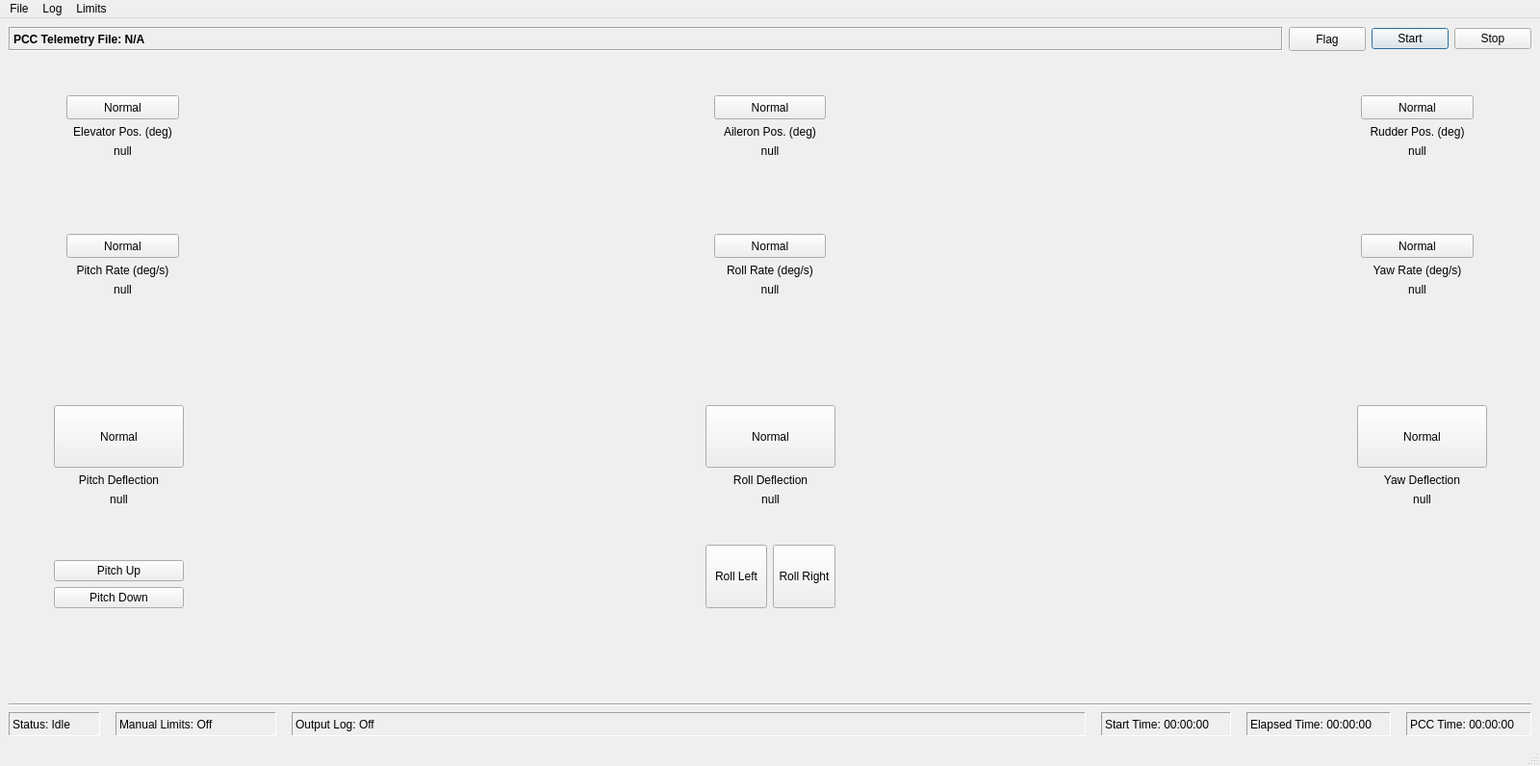
<?xml version="1.0" encoding="UTF-8"?>
<ui version="4.0">
 <class>MainWindow</class>
 <widget class="QMainWindow" name="MainWindow">
  <property name="geometry">
   <rect>
    <x>0</x>
    <y>0</y>
    <width>1600</width>
    <height>796</height>
   </rect>
  </property>
  <property name="sizePolicy">
   <sizepolicy hsizetype="Fixed" vsizetype="Preferred">
    <horstretch>0</horstretch>
    <verstretch>0</verstretch>
   </sizepolicy>
  </property>
  <property name="minimumSize">
   <size>
    <width>100</width>
    <height>100</height>
   </size>
  </property>
  <property name="windowTitle">
   <string>Raspet Flight Display</string>
  </property>
  <widget class="QWidget" name="centralwidget">
   <layout class="QGridLayout" name="gridLayout">
    <item row="2" column="0">
     <layout class="QHBoxLayout" name="horizontalLayout_3">
      <item>
       <spacer name="horizontalSpacer_12">
        <property name="orientation">
         <enum>Qt::Horizontal</enum>
        </property>
        <property name="sizeType">
         <enum>QSizePolicy::Fixed</enum>
        </property>
        <property name="sizeHint" stdset="0">
         <size>
          <width>60</width>
          <height>20</height>
         </size>
        </property>
       </spacer>
      </item>
      <item>
       <layout class="QVBoxLayout" name="verticalLayout_4">
        <item>
         <spacer name="verticalSpacer_7">
          <property name="orientation">
           <enum>Qt::Vertical</enum>
          </property>
          <property name="sizeType">
           <enum>QSizePolicy::Fixed</enum>
          </property>
          <property name="sizeHint" stdset="0">
           <size>
            <width>20</width>
            <height>40</height>
           </size>
          </property>
         </spacer>
        </item>
        <item>
         <widget class="QPushButton" name="pushButton_pitchRate">
          <property name="sizePolicy">
           <sizepolicy hsizetype="Expanding" vsizetype="Fixed">
            <horstretch>0</horstretch>
            <verstretch>0</verstretch>
           </sizepolicy>
          </property>
          <property name="minimumSize">
           <size>
            <width>0</width>
            <height>25</height>
           </size>
          </property>
          <property name="font">
           <font>
            <underline>false</underline>
            <kerning>true</kerning>
           </font>
          </property>
          <property name="text">
           <string>Normal</string>
          </property>
          <property name="autoDefault">
           <bool>false</bool>
          </property>
          <property name="default">
           <bool>false</bool>
          </property>
          <property name="flat">
           <bool>false</bool>
          </property>
         </widget>
        </item>
        <item>
         <widget class="QLabel" name="label_pitchRate">
          <property name="text">
           <string>Pitch Rate (deg/s)</string>
          </property>
          <property name="alignment">
           <set>Qt::AlignCenter</set>
          </property>
         </widget>
        </item>
        <item>
         <widget class="QLabel" name="label_pitchRateValue">
          <property name="contextMenuPolicy">
           <enum>Qt::DefaultContextMenu</enum>
          </property>
          <property name="text">
           <string>null</string>
          </property>
          <property name="alignment">
           <set>Qt::AlignCenter</set>
          </property>
         </widget>
        </item>
        <item>
         <spacer name="verticalSpacer_8">
          <property name="orientation">
           <enum>Qt::Vertical</enum>
          </property>
          <property name="sizeType">
           <enum>QSizePolicy::Expanding</enum>
          </property>
          <property name="sizeHint" stdset="0">
           <size>
            <width>20</width>
            <height>40</height>
           </size>
          </property>
         </spacer>
        </item>
       </layout>
      </item>
      <item>
       <spacer name="horizontalSpacer_14">
        <property name="orientation">
         <enum>Qt::Horizontal</enum>
        </property>
        <property name="sizeType">
         <enum>QSizePolicy::Fixed</enum>
        </property>
        <property name="sizeHint" stdset="0">
         <size>
          <width>550</width>
          <height>20</height>
         </size>
        </property>
       </spacer>
      </item>
      <item>
       <layout class="QVBoxLayout" name="verticalLayout_5">
        <item>
         <spacer name="verticalSpacer_9">
          <property name="orientation">
           <enum>Qt::Vertical</enum>
          </property>
          <property name="sizeType">
           <enum>QSizePolicy::Fixed</enum>
          </property>
          <property name="sizeHint" stdset="0">
           <size>
            <width>20</width>
            <height>40</height>
           </size>
          </property>
         </spacer>
        </item>
        <item>
         <widget class="QPushButton" name="pushButton_rollRate">
          <property name="sizePolicy">
           <sizepolicy hsizetype="Expanding" vsizetype="Fixed">
            <horstretch>0</horstretch>
            <verstretch>0</verstretch>
           </sizepolicy>
          </property>
          <property name="minimumSize">
           <size>
            <width>0</width>
            <height>25</height>
           </size>
          </property>
          <property name="font">
           <font>
            <weight>50</weight>
            <bold>false</bold>
            <underline>false</underline>
            <kerning>true</kerning>
           </font>
          </property>
          <property name="text">
           <string>Normal</string>
          </property>
          <property name="checkable">
           <bool>false</bool>
          </property>
          <property name="checked">
           <bool>false</bool>
          </property>
          <property name="autoDefault">
           <bool>false</bool>
          </property>
          <property name="default">
           <bool>false</bool>
          </property>
          <property name="flat">
           <bool>false</bool>
          </property>
         </widget>
        </item>
        <item>
         <widget class="QLabel" name="label_rollRate">
          <property name="frameShape">
           <enum>QFrame::NoFrame</enum>
          </property>
          <property name="frameShadow">
           <enum>QFrame::Raised</enum>
          </property>
          <property name="text">
           <string>Roll Rate (deg/s)</string>
          </property>
          <property name="alignment">
           <set>Qt::AlignCenter</set>
          </property>
         </widget>
        </item>
        <item>
         <widget class="QLabel" name="label_rollRateValue">
          <property name="contextMenuPolicy">
           <enum>Qt::DefaultContextMenu</enum>
          </property>
          <property name="text">
           <string>null</string>
          </property>
          <property name="alignment">
           <set>Qt::AlignCenter</set>
          </property>
         </widget>
        </item>
        <item>
         <spacer name="verticalSpacer_10">
          <property name="orientation">
           <enum>Qt::Vertical</enum>
          </property>
          <property name="sizeHint" stdset="0">
           <size>
            <width>20</width>
            <height>40</height>
           </size>
          </property>
         </spacer>
        </item>
       </layout>
      </item>
      <item>
       <spacer name="horizontalSpacer_13">
        <property name="orientation">
         <enum>Qt::Horizontal</enum>
        </property>
        <property name="sizeType">
         <enum>QSizePolicy::Fixed</enum>
        </property>
        <property name="sizeHint" stdset="0">
         <size>
          <width>550</width>
          <height>20</height>
         </size>
        </property>
       </spacer>
      </item>
      <item>
       <layout class="QVBoxLayout" name="verticalLayout_6">
        <item>
         <spacer name="verticalSpacer_11">
          <property name="orientation">
           <enum>Qt::Vertical</enum>
          </property>
          <property name="sizeType">
           <enum>QSizePolicy::Fixed</enum>
          </property>
          <property name="sizeHint" stdset="0">
           <size>
            <width>20</width>
            <height>40</height>
           </size>
          </property>
         </spacer>
        </item>
        <item>
         <widget class="QPushButton" name="pushButton_yawRate">
          <property name="sizePolicy">
           <sizepolicy hsizetype="Expanding" vsizetype="Fixed">
            <horstretch>0</horstretch>
            <verstretch>0</verstretch>
           </sizepolicy>
          </property>
          <property name="minimumSize">
           <size>
            <width>0</width>
            <height>25</height>
           </size>
          </property>
          <property name="font">
           <font>
            <underline>false</underline>
            <kerning>true</kerning>
           </font>
          </property>
          <property name="text">
           <string>Normal</string>
          </property>
          <property name="autoDefault">
           <bool>false</bool>
          </property>
          <property name="default">
           <bool>false</bool>
          </property>
          <property name="flat">
           <bool>false</bool>
          </property>
         </widget>
        </item>
        <item>
         <widget class="QLabel" name="label_yawRate">
          <property name="text">
           <string>Yaw Rate (deg/s)</string>
          </property>
          <property name="alignment">
           <set>Qt::AlignCenter</set>
          </property>
         </widget>
        </item>
        <item>
         <widget class="QLabel" name="label_yawRateValue">
          <property name="contextMenuPolicy">
           <enum>Qt::DefaultContextMenu</enum>
          </property>
          <property name="text">
           <string>null</string>
          </property>
          <property name="alignment">
           <set>Qt::AlignCenter</set>
          </property>
         </widget>
        </item>
        <item>
         <spacer name="verticalSpacer_12">
          <property name="orientation">
           <enum>Qt::Vertical</enum>
          </property>
          <property name="sizeHint" stdset="0">
           <size>
            <width>20</width>
            <height>40</height>
           </size>
          </property>
         </spacer>
        </item>
       </layout>
      </item>
      <item>
       <spacer name="horizontalSpacer_11">
        <property name="orientation">
         <enum>Qt::Horizontal</enum>
        </property>
        <property name="sizeType">
         <enum>QSizePolicy::Fixed</enum>
        </property>
        <property name="sizeHint" stdset="0">
         <size>
          <width>60</width>
          <height>20</height>
         </size>
        </property>
       </spacer>
      </item>
     </layout>
    </item>
    <item row="1" column="0">
     <layout class="QHBoxLayout" name="horizontalLayout_2">
      <item>
       <spacer name="horizontalSpacer_3">
        <property name="orientation">
         <enum>Qt::Horizontal</enum>
        </property>
        <property name="sizeType">
         <enum>QSizePolicy::Fixed</enum>
        </property>
        <property name="sizeHint" stdset="0">
         <size>
          <width>60</width>
          <height>20</height>
         </size>
        </property>
       </spacer>
      </item>
      <item>
       <layout class="QVBoxLayout" name="verticalLayout">
        <item>
         <spacer name="verticalSpacer">
          <property name="orientation">
           <enum>Qt::Vertical</enum>
          </property>
          <property name="sizeType">
           <enum>QSizePolicy::Fixed</enum>
          </property>
          <property name="sizeHint" stdset="0">
           <size>
            <width>20</width>
            <height>40</height>
           </size>
          </property>
         </spacer>
        </item>
        <item>
         <widget class="QPushButton" name="pushButton_elevatorPosition">
          <property name="sizePolicy">
           <sizepolicy hsizetype="Expanding" vsizetype="Fixed">
            <horstretch>0</horstretch>
            <verstretch>0</verstretch>
           </sizepolicy>
          </property>
          <property name="minimumSize">
           <size>
            <width>0</width>
            <height>25</height>
           </size>
          </property>
          <property name="font">
           <font>
            <underline>false</underline>
            <kerning>true</kerning>
           </font>
          </property>
          <property name="text">
           <string>Normal</string>
          </property>
          <property name="autoDefault">
           <bool>false</bool>
          </property>
          <property name="default">
           <bool>false</bool>
          </property>
          <property name="flat">
           <bool>false</bool>
          </property>
         </widget>
        </item>
        <item>
         <widget class="QLabel" name="label_elevatorPosition">
          <property name="text">
           <string>Elevator Pos. (deg)</string>
          </property>
          <property name="alignment">
           <set>Qt::AlignCenter</set>
          </property>
         </widget>
        </item>
        <item>
         <widget class="QLabel" name="label_elevatorPositionValue">
          <property name="contextMenuPolicy">
           <enum>Qt::DefaultContextMenu</enum>
          </property>
          <property name="text">
           <string>null</string>
          </property>
          <property name="alignment">
           <set>Qt::AlignCenter</set>
          </property>
         </widget>
        </item>
        <item>
         <spacer name="verticalSpacer_2">
          <property name="orientation">
           <enum>Qt::Vertical</enum>
          </property>
          <property name="sizeHint" stdset="0">
           <size>
            <width>20</width>
            <height>40</height>
           </size>
          </property>
         </spacer>
        </item>
       </layout>
      </item>
      <item>
       <spacer name="horizontalSpacer">
        <property name="orientation">
         <enum>Qt::Horizontal</enum>
        </property>
        <property name="sizeType">
         <enum>QSizePolicy::Fixed</enum>
        </property>
        <property name="sizeHint" stdset="0">
         <size>
          <width>550</width>
          <height>20</height>
         </size>
        </property>
       </spacer>
      </item>
      <item>
       <layout class="QVBoxLayout" name="verticalLayout_2">
        <item>
         <spacer name="verticalSpacer_5">
          <property name="orientation">
           <enum>Qt::Vertical</enum>
          </property>
          <property name="sizeType">
           <enum>QSizePolicy::Fixed</enum>
          </property>
          <property name="sizeHint" stdset="0">
           <size>
            <width>20</width>
            <height>40</height>
           </size>
          </property>
         </spacer>
        </item>
        <item>
         <widget class="QPushButton" name="pushButton_aileronPosition">
          <property name="sizePolicy">
           <sizepolicy hsizetype="Expanding" vsizetype="Fixed">
            <horstretch>0</horstretch>
            <verstretch>0</verstretch>
           </sizepolicy>
          </property>
          <property name="minimumSize">
           <size>
            <width>0</width>
            <height>25</height>
           </size>
          </property>
          <property name="font">
           <font>
            <underline>false</underline>
            <kerning>true</kerning>
           </font>
          </property>
          <property name="text">
           <string>Normal</string>
          </property>
          <property name="autoDefault">
           <bool>false</bool>
          </property>
          <property name="default">
           <bool>false</bool>
          </property>
          <property name="flat">
           <bool>false</bool>
          </property>
         </widget>
        </item>
        <item>
         <widget class="QLabel" name="label_aileronPosition">
          <property name="text">
           <string>Aileron Pos. (deg)</string>
          </property>
          <property name="alignment">
           <set>Qt::AlignCenter</set>
          </property>
         </widget>
        </item>
        <item>
         <widget class="QLabel" name="label_aileronPositionValue">
          <property name="contextMenuPolicy">
           <enum>Qt::DefaultContextMenu</enum>
          </property>
          <property name="text">
           <string>null</string>
          </property>
          <property name="alignment">
           <set>Qt::AlignCenter</set>
          </property>
         </widget>
        </item>
        <item>
         <spacer name="verticalSpacer_3">
          <property name="orientation">
           <enum>Qt::Vertical</enum>
          </property>
          <property name="sizeHint" stdset="0">
           <size>
            <width>20</width>
            <height>40</height>
           </size>
          </property>
         </spacer>
        </item>
       </layout>
      </item>
      <item>
       <spacer name="horizontalSpacer_2">
        <property name="orientation">
         <enum>Qt::Horizontal</enum>
        </property>
        <property name="sizeType">
         <enum>QSizePolicy::Fixed</enum>
        </property>
        <property name="sizeHint" stdset="0">
         <size>
          <width>550</width>
          <height>20</height>
         </size>
        </property>
       </spacer>
      </item>
      <item>
       <layout class="QVBoxLayout" name="verticalLayout_3">
        <item>
         <spacer name="verticalSpacer_6">
          <property name="orientation">
           <enum>Qt::Vertical</enum>
          </property>
          <property name="sizeType">
           <enum>QSizePolicy::Fixed</enum>
          </property>
          <property name="sizeHint" stdset="0">
           <size>
            <width>20</width>
            <height>40</height>
           </size>
          </property>
         </spacer>
        </item>
        <item>
         <widget class="QPushButton" name="pushButton_rudderPosition">
          <property name="sizePolicy">
           <sizepolicy hsizetype="Expanding" vsizetype="Fixed">
            <horstretch>0</horstretch>
            <verstretch>0</verstretch>
           </sizepolicy>
          </property>
          <property name="minimumSize">
           <size>
            <width>0</width>
            <height>25</height>
           </size>
          </property>
          <property name="font">
           <font>
            <underline>false</underline>
            <kerning>true</kerning>
           </font>
          </property>
          <property name="text">
           <string>Normal</string>
          </property>
          <property name="autoDefault">
           <bool>false</bool>
          </property>
          <property name="default">
           <bool>false</bool>
          </property>
          <property name="flat">
           <bool>false</bool>
          </property>
         </widget>
        </item>
        <item>
         <widget class="QLabel" name="label_rudderPosition">
          <property name="text">
           <string>Rudder Pos. (deg)</string>
          </property>
          <property name="alignment">
           <set>Qt::AlignCenter</set>
          </property>
         </widget>
        </item>
        <item>
         <widget class="QLabel" name="label_rudderPositionValue">
          <property name="contextMenuPolicy">
           <enum>Qt::DefaultContextMenu</enum>
          </property>
          <property name="text">
           <string>null</string>
          </property>
          <property name="alignment">
           <set>Qt::AlignCenter</set>
          </property>
         </widget>
        </item>
        <item>
         <spacer name="verticalSpacer_4">
          <property name="orientation">
           <enum>Qt::Vertical</enum>
          </property>
          <property name="sizeHint" stdset="0">
           <size>
            <width>20</width>
            <height>40</height>
           </size>
          </property>
         </spacer>
        </item>
       </layout>
      </item>
      <item>
       <spacer name="horizontalSpacer_4">
        <property name="orientation">
         <enum>Qt::Horizontal</enum>
        </property>
        <property name="sizeType">
         <enum>QSizePolicy::Fixed</enum>
        </property>
        <property name="sizeHint" stdset="0">
         <size>
          <width>60</width>
          <height>20</height>
         </size>
        </property>
       </spacer>
      </item>
     </layout>
    </item>
    <item row="5" column="0">
     <spacer name="verticalSpacer_20">
      <property name="orientation">
       <enum>Qt::Vertical</enum>
      </property>
      <property name="sizeType">
       <enum>QSizePolicy::Preferred</enum>
      </property>
      <property name="sizeHint" stdset="0">
       <size>
        <width>20</width>
        <height>100</height>
       </size>
      </property>
     </spacer>
    </item>
    <item row="6" column="0">
     <widget class="Line" name="line">
      <property name="orientation">
       <enum>Qt::Horizontal</enum>
      </property>
     </widget>
    </item>
    <item row="4" column="0">
     <layout class="QHBoxLayout" name="horizontalLayout_4">
      <item>
       <spacer name="horizontalSpacer_8">
        <property name="orientation">
         <enum>Qt::Horizontal</enum>
        </property>
        <property name="sizeType">
         <enum>QSizePolicy::Fixed</enum>
        </property>
        <property name="sizeHint" stdset="0">
         <size>
          <width>47</width>
          <height>20</height>
         </size>
        </property>
       </spacer>
      </item>
      <item>
       <layout class="QVBoxLayout" name="verticalLayout_8">
        <item>
         <spacer name="verticalSpacer_13">
          <property name="orientation">
           <enum>Qt::Vertical</enum>
          </property>
          <property name="sizeType">
           <enum>QSizePolicy::Fixed</enum>
          </property>
          <property name="sizeHint" stdset="0">
           <size>
            <width>20</width>
            <height>40</height>
           </size>
          </property>
         </spacer>
        </item>
        <item>
         <widget class="QPushButton" name="pushButton_pitchDeflection">
          <property name="sizePolicy">
           <sizepolicy hsizetype="Fixed" vsizetype="Fixed">
            <horstretch>0</horstretch>
            <verstretch>0</verstretch>
           </sizepolicy>
          </property>
          <property name="minimumSize">
           <size>
            <width>135</width>
            <height>65</height>
           </size>
          </property>
          <property name="font">
           <font>
            <underline>false</underline>
            <kerning>true</kerning>
           </font>
          </property>
          <property name="toolTip">
           <string>Indicates Normal/Alert/Warning depending on the current pitch rate</string>
          </property>
          <property name="text">
           <string>Normal</string>
          </property>
          <property name="autoDefault">
           <bool>false</bool>
          </property>
          <property name="default">
           <bool>false</bool>
          </property>
          <property name="flat">
           <bool>false</bool>
          </property>
         </widget>
        </item>
        <item>
         <widget class="QLabel" name="label_pitchDeflection">
          <property name="toolTip">
           <string/>
          </property>
          <property name="text">
           <string>Pitch Deflection</string>
          </property>
          <property name="alignment">
           <set>Qt::AlignCenter</set>
          </property>
         </widget>
        </item>
        <item>
         <widget class="QLabel" name="label_pitchDeflectionValue">
          <property name="contextMenuPolicy">
           <enum>Qt::DefaultContextMenu</enum>
          </property>
          <property name="text">
           <string>null</string>
          </property>
          <property name="alignment">
           <set>Qt::AlignCenter</set>
          </property>
         </widget>
        </item>
        <item>
         <spacer name="verticalSpacer_14">
          <property name="orientation">
           <enum>Qt::Vertical</enum>
          </property>
          <property name="sizeHint" stdset="0">
           <size>
            <width>20</width>
            <height>40</height>
           </size>
          </property>
         </spacer>
        </item>
        <item>
         <widget class="QPushButton" name="pushButton_pitchDefelction_DirectionUp">
          <property name="toolTip">
           <string>Indicates pitch up</string>
          </property>
          <property name="text">
           <string>Pitch Up</string>
          </property>
          <property name="flat">
           <bool>false</bool>
          </property>
         </widget>
        </item>
        <item>
         <widget class="QPushButton" name="pushButton_pitchDeflection_DirectionDown">
          <property name="toolTip">
           <string>Indicates pitch down</string>
          </property>
          <property name="text">
           <string>Pitch Down</string>
          </property>
         </widget>
        </item>
       </layout>
      </item>
      <item>
       <spacer name="horizontalSpacer_9">
        <property name="orientation">
         <enum>Qt::Horizontal</enum>
        </property>
        <property name="sizeType">
         <enum>QSizePolicy::Fixed</enum>
        </property>
        <property name="sizeHint" stdset="0">
         <size>
          <width>550</width>
          <height>20</height>
         </size>
        </property>
       </spacer>
      </item>
      <item>
       <layout class="QVBoxLayout" name="verticalLayout_9">
        <item>
         <spacer name="verticalSpacer_15">
          <property name="orientation">
           <enum>Qt::Vertical</enum>
          </property>
          <property name="sizeType">
           <enum>QSizePolicy::Fixed</enum>
          </property>
          <property name="sizeHint" stdset="0">
           <size>
            <width>20</width>
            <height>40</height>
           </size>
          </property>
         </spacer>
        </item>
        <item>
         <widget class="QPushButton" name="pushButton_rollDeflection">
          <property name="sizePolicy">
           <sizepolicy hsizetype="Fixed" vsizetype="Fixed">
            <horstretch>0</horstretch>
            <verstretch>0</verstretch>
           </sizepolicy>
          </property>
          <property name="minimumSize">
           <size>
            <width>135</width>
            <height>65</height>
           </size>
          </property>
          <property name="font">
           <font>
            <underline>false</underline>
            <kerning>true</kerning>
           </font>
          </property>
          <property name="toolTip">
           <string>Indicates Normal/Alert/Warning depending on the current roll rate</string>
          </property>
          <property name="text">
           <string>Normal</string>
          </property>
          <property name="autoDefault">
           <bool>false</bool>
          </property>
          <property name="default">
           <bool>false</bool>
          </property>
          <property name="flat">
           <bool>false</bool>
          </property>
         </widget>
        </item>
        <item>
         <widget class="QLabel" name="label_rollDeflection">
          <property name="text">
           <string>Roll Deflection</string>
          </property>
          <property name="alignment">
           <set>Qt::AlignCenter</set>
          </property>
         </widget>
        </item>
        <item>
         <widget class="QLabel" name="label_rollDeflectionValue">
          <property name="contextMenuPolicy">
           <enum>Qt::DefaultContextMenu</enum>
          </property>
          <property name="text">
           <string>null</string>
          </property>
          <property name="alignment">
           <set>Qt::AlignCenter</set>
          </property>
         </widget>
        </item>
        <item>
         <spacer name="verticalSpacer_16">
          <property name="orientation">
           <enum>Qt::Vertical</enum>
          </property>
          <property name="sizeHint" stdset="0">
           <size>
            <width>20</width>
            <height>40</height>
           </size>
          </property>
         </spacer>
        </item>
        <item>
         <layout class="QHBoxLayout" name="horizontalLayout_6">
          <item>
           <widget class="QPushButton" name="pushButton_2">
            <property name="minimumSize">
             <size>
              <width>62</width>
              <height>66</height>
             </size>
            </property>
            <property name="toolTip">
             <string>Indicates roll left</string>
            </property>
            <property name="layoutDirection">
             <enum>Qt::LeftToRight</enum>
            </property>
            <property name="text">
             <string>Roll Left</string>
            </property>
           </widget>
          </item>
          <item>
           <widget class="QPushButton" name="pushButton">
            <property name="minimumSize">
             <size>
              <width>62</width>
              <height>66</height>
             </size>
            </property>
            <property name="toolTip">
             <string>Indicates roll right</string>
            </property>
            <property name="text">
             <string>Roll Right</string>
            </property>
           </widget>
          </item>
         </layout>
        </item>
       </layout>
      </item>
      <item>
       <spacer name="horizontalSpacer_10">
        <property name="orientation">
         <enum>Qt::Horizontal</enum>
        </property>
        <property name="sizeType">
         <enum>QSizePolicy::Fixed</enum>
        </property>
        <property name="sizeHint" stdset="0">
         <size>
          <width>550</width>
          <height>20</height>
         </size>
        </property>
       </spacer>
      </item>
      <item>
       <layout class="QVBoxLayout" name="verticalLayout_7">
        <item>
         <spacer name="verticalSpacer_17">
          <property name="orientation">
           <enum>Qt::Vertical</enum>
          </property>
          <property name="sizeType">
           <enum>QSizePolicy::Fixed</enum>
          </property>
          <property name="sizeHint" stdset="0">
           <size>
            <width>20</width>
            <height>40</height>
           </size>
          </property>
         </spacer>
        </item>
        <item>
         <widget class="QPushButton" name="pushButton_yawDeflection">
          <property name="sizePolicy">
           <sizepolicy hsizetype="Fixed" vsizetype="Fixed">
            <horstretch>0</horstretch>
            <verstretch>0</verstretch>
           </sizepolicy>
          </property>
          <property name="minimumSize">
           <size>
            <width>135</width>
            <height>65</height>
           </size>
          </property>
          <property name="font">
           <font>
            <underline>false</underline>
            <kerning>true</kerning>
           </font>
          </property>
          <property name="toolTip">
           <string>Indicates Normal/Alert/Warning depending on the current yaw rate</string>
          </property>
          <property name="text">
           <string>Normal</string>
          </property>
          <property name="autoDefault">
           <bool>false</bool>
          </property>
          <property name="default">
           <bool>false</bool>
          </property>
          <property name="flat">
           <bool>false</bool>
          </property>
         </widget>
        </item>
        <item>
         <widget class="QLabel" name="label_yawDeflection">
          <property name="text">
           <string>Yaw Deflection</string>
          </property>
          <property name="alignment">
           <set>Qt::AlignCenter</set>
          </property>
         </widget>
        </item>
        <item>
         <widget class="QLabel" name="label_yawDeflectionValue">
          <property name="contextMenuPolicy">
           <enum>Qt::DefaultContextMenu</enum>
          </property>
          <property name="text">
           <string>null</string>
          </property>
          <property name="alignment">
           <set>Qt::AlignCenter</set>
          </property>
         </widget>
        </item>
        <item>
         <spacer name="verticalSpacer_18">
          <property name="orientation">
           <enum>Qt::Vertical</enum>
          </property>
          <property name="sizeHint" stdset="0">
           <size>
            <width>20</width>
            <height>40</height>
           </size>
          </property>
         </spacer>
        </item>
       </layout>
      </item>
      <item>
       <spacer name="horizontalSpacer_7">
        <property name="orientation">
         <enum>Qt::Horizontal</enum>
        </property>
        <property name="sizeType">
         <enum>QSizePolicy::Fixed</enum>
        </property>
        <property name="sizeHint" stdset="0">
         <size>
          <width>47</width>
          <height>20</height>
         </size>
        </property>
       </spacer>
      </item>
     </layout>
    </item>
    <item row="7" column="0">
     <layout class="QHBoxLayout" name="horizontalLayout_5">
      <property name="spacing">
       <number>6</number>
      </property>
      <property name="sizeConstraint">
       <enum>QLayout::SetDefaultConstraint</enum>
      </property>
      <item>
       <widget class="QLabel" name="label_infoBar_status">
        <property name="sizePolicy">
         <sizepolicy hsizetype="Fixed" vsizetype="Preferred">
          <horstretch>0</horstretch>
          <verstretch>0</verstretch>
         </sizepolicy>
        </property>
        <property name="minimumSize">
         <size>
          <width>95</width>
          <height>0</height>
         </size>
        </property>
        <property name="toolTip">
         <string>Current state of the program (Idle/Running/Stopped)</string>
        </property>
        <property name="frameShape">
         <enum>QFrame::Panel</enum>
        </property>
        <property name="frameShadow">
         <enum>QFrame::Sunken</enum>
        </property>
        <property name="text">
         <string>Status: Idle</string>
        </property>
       </widget>
      </item>
      <item>
       <spacer name="horizontalSpacer_6">
        <property name="orientation">
         <enum>Qt::Horizontal</enum>
        </property>
        <property name="sizeType">
         <enum>QSizePolicy::Fixed</enum>
        </property>
        <property name="sizeHint" stdset="0">
         <size>
          <width>10</width>
          <height>20</height>
         </size>
        </property>
       </spacer>
      </item>
      <item>
       <widget class="QLabel" name="label_infoBar_limits">
        <property name="minimumSize">
         <size>
          <width>145</width>
          <height>0</height>
         </size>
        </property>
        <property name="frameShape">
         <enum>QFrame::Panel</enum>
        </property>
        <property name="frameShadow">
         <enum>QFrame::Sunken</enum>
        </property>
        <property name="text">
         <string>Manual Limits: Off</string>
        </property>
       </widget>
      </item>
      <item>
       <spacer name="horizontalSpacer_15">
        <property name="orientation">
         <enum>Qt::Horizontal</enum>
        </property>
        <property name="sizeType">
         <enum>QSizePolicy::Fixed</enum>
        </property>
        <property name="sizeHint" stdset="0">
         <size>
          <width>10</width>
          <height>20</height>
         </size>
        </property>
       </spacer>
      </item>
      <item>
       <widget class="QLabel" name="label_infoBar_output">
        <property name="sizePolicy">
         <sizepolicy hsizetype="Preferred" vsizetype="Fixed">
          <horstretch>0</horstretch>
          <verstretch>0</verstretch>
         </sizepolicy>
        </property>
        <property name="minimumSize">
         <size>
          <width>825</width>
          <height>25</height>
         </size>
        </property>
        <property name="font">
         <font>
          <weight>50</weight>
          <bold>false</bold>
         </font>
        </property>
        <property name="toolTip">
         <string>.csv file which output will be logged to</string>
        </property>
        <property name="frameShape">
         <enum>QFrame::Panel</enum>
        </property>
        <property name="frameShadow">
         <enum>QFrame::Sunken</enum>
        </property>
        <property name="text">
         <string>Output Log: Off</string>
        </property>
        <property name="scaledContents">
         <bool>false</bool>
        </property>
       </widget>
      </item>
      <item>
       <spacer name="horizontalSpacer_5">
        <property name="orientation">
         <enum>Qt::Horizontal</enum>
        </property>
        <property name="sizeType">
         <enum>QSizePolicy::Fixed</enum>
        </property>
        <property name="sizeHint" stdset="0">
         <size>
          <width>10</width>
          <height>20</height>
         </size>
        </property>
       </spacer>
      </item>
      <item>
       <widget class="QLabel" name="label_infoBar_startTime">
        <property name="sizePolicy">
         <sizepolicy hsizetype="Fixed" vsizetype="Preferred">
          <horstretch>0</horstretch>
          <verstretch>0</verstretch>
         </sizepolicy>
        </property>
        <property name="minimumSize">
         <size>
          <width>135</width>
          <height>0</height>
         </size>
        </property>
        <property name="toolTip">
         <string>Time of start</string>
        </property>
        <property name="frameShape">
         <enum>QFrame::Panel</enum>
        </property>
        <property name="frameShadow">
         <enum>QFrame::Sunken</enum>
        </property>
        <property name="text">
         <string>Start Time: 00:00:00</string>
        </property>
       </widget>
      </item>
      <item>
       <spacer name="horizontalSpacer_16">
        <property name="orientation">
         <enum>Qt::Horizontal</enum>
        </property>
        <property name="sizeType">
         <enum>QSizePolicy::Fixed</enum>
        </property>
        <property name="sizeHint" stdset="0">
         <size>
          <width>10</width>
          <height>20</height>
         </size>
        </property>
       </spacer>
      </item>
      <item>
       <widget class="QLabel" name="label_infoBar_elapsedTime">
        <property name="sizePolicy">
         <sizepolicy hsizetype="Fixed" vsizetype="Preferred">
          <horstretch>0</horstretch>
          <verstretch>0</verstretch>
         </sizepolicy>
        </property>
        <property name="minimumSize">
         <size>
          <width>150</width>
          <height>0</height>
         </size>
        </property>
        <property name="toolTip">
         <string>Time since start</string>
        </property>
        <property name="frameShape">
         <enum>QFrame::Panel</enum>
        </property>
        <property name="frameShadow">
         <enum>QFrame::Sunken</enum>
        </property>
        <property name="text">
         <string>Elapsed Time: 00:00:00</string>
        </property>
       </widget>
      </item>
      <item>
       <spacer name="horizontalSpacer_17">
        <property name="orientation">
         <enum>Qt::Horizontal</enum>
        </property>
        <property name="sizeType">
         <enum>QSizePolicy::Fixed</enum>
        </property>
        <property name="sizeHint" stdset="0">
         <size>
          <width>10</width>
          <height>20</height>
         </size>
        </property>
       </spacer>
      </item>
      <item>
       <widget class="QLabel" name="label_infoBar_PCCTime">
        <property name="sizePolicy">
         <sizepolicy hsizetype="Fixed" vsizetype="Preferred">
          <horstretch>0</horstretch>
          <verstretch>0</verstretch>
         </sizepolicy>
        </property>
        <property name="minimumSize">
         <size>
          <width>130</width>
          <height>0</height>
         </size>
        </property>
        <property name="toolTip">
         <string>Timestamp of most recent data read in from telemetry file</string>
        </property>
        <property name="frameShape">
         <enum>QFrame::Panel</enum>
        </property>
        <property name="frameShadow">
         <enum>QFrame::Sunken</enum>
        </property>
        <property name="text">
         <string>PCC Time: 00:00:00</string>
        </property>
       </widget>
      </item>
     </layout>
    </item>
    <item row="3" column="0">
     <spacer name="verticalSpacer_19">
      <property name="orientation">
       <enum>Qt::Vertical</enum>
      </property>
      <property name="sizeHint" stdset="0">
       <size>
        <width>20</width>
        <height>40</height>
       </size>
      </property>
     </spacer>
    </item>
    <item row="0" column="0">
     <layout class="QHBoxLayout" name="horizontalLayout">
      <property name="spacing">
       <number>6</number>
      </property>
      <property name="sizeConstraint">
       <enum>QLayout::SetDefaultConstraint</enum>
      </property>
      <item>
       <widget class="QLabel" name="label_toolBar_PCCFile">
        <property name="sizePolicy">
         <sizepolicy hsizetype="Expanding" vsizetype="Fixed">
          <horstretch>0</horstretch>
          <verstretch>0</verstretch>
         </sizepolicy>
        </property>
        <property name="minimumSize">
         <size>
          <width>0</width>
          <height>25</height>
         </size>
        </property>
        <property name="font">
         <font>
          <weight>75</weight>
          <bold>true</bold>
         </font>
        </property>
        <property name="toolTip">
         <string>Source file containing the raw data which will be read in</string>
        </property>
        <property name="frameShape">
         <enum>QFrame::Box</enum>
        </property>
        <property name="frameShadow">
         <enum>QFrame::Sunken</enum>
        </property>
        <property name="text">
         <string>PCC Telemetry File: N/A</string>
        </property>
        <property name="scaledContents">
         <bool>false</bool>
        </property>
       </widget>
      </item>
      <item>
       <widget class="QPushButton" name="pushButton_tooBar_flag">
        <property name="sizePolicy">
         <sizepolicy hsizetype="Fixed" vsizetype="Fixed">
          <horstretch>0</horstretch>
          <verstretch>0</verstretch>
         </sizepolicy>
        </property>
        <property name="minimumSize">
         <size>
          <width>0</width>
          <height>25</height>
         </size>
        </property>
        <property name="toolTip">
         <string>Marks the current data as important in the output log</string>
        </property>
        <property name="text">
         <string>Flag</string>
        </property>
        <property name="checkable">
         <bool>true</bool>
        </property>
       </widget>
      </item>
      <item>
       <widget class="QPushButton" name="pushButton_toolBar_start">
        <property name="toolTip">
         <string>Starts tracking incoming data from the telemetry file selected</string>
        </property>
        <property name="text">
         <string>Start</string>
        </property>
        <property name="default">
         <bool>true</bool>
        </property>
       </widget>
      </item>
      <item>
       <widget class="QPushButton" name="pushButton_toolBar_stop">
        <property name="toolTip">
         <string>Pauses tracking of incoming data. Select 'Start' to resume with the most recent data from the telemetry file</string>
        </property>
        <property name="text">
         <string>Stop</string>
        </property>
       </widget>
      </item>
     </layout>
    </item>
   </layout>
  </widget>
  <widget class="QMenuBar" name="menubar">
   <property name="geometry">
    <rect>
     <x>0</x>
     <y>0</y>
     <width>1600</width>
     <height>26</height>
    </rect>
   </property>
   <widget class="QMenu" name="menuFile">
    <property name="title">
     <string>File</string>
    </property>
    <addaction name="actionOpen_PCC_Telemetry_File"/>
    <addaction name="separator"/>
    <addaction name="actionExit"/>
   </widget>
   <widget class="QMenu" name="menuLog">
    <property name="title">
     <string>Log</string>
    </property>
    <addaction name="actionOpen_Existing_Output_Log"/>
    <addaction name="actionNew_Output_Log_File"/>
   </widget>
   <widget class="QMenu" name="menuLimits">
    <property name="title">
     <string>Limits</string>
    </property>
    <widget class="QMenu" name="menuTrack_Position_Rate_Limits">
     <property name="title">
      <string>Track Manual Limits</string>
     </property>
     <addaction name="actionOn"/>
     <addaction name="actionOff"/>
    </widget>
    <addaction name="actionDefine_Manual_Limts"/>
    <addaction name="menuTrack_Position_Rate_Limits"/>
   </widget>
   <addaction name="menuFile"/>
   <addaction name="menuLog"/>
   <addaction name="menuLimits"/>
  </widget>
  <widget class="QStatusBar" name="statusbar"/>
  <action name="actionOpen_PCC_Telemetry_File">
   <property name="text">
    <string>Open PCC Telemetry File...</string>
   </property>
  </action>
  <action name="actionExit">
   <property name="text">
    <string>Exit</string>
   </property>
  </action>
  <action name="actionOpen_Existing_Output_Log">
   <property name="text">
    <string>Open Existing Output Log File...</string>
   </property>
  </action>
  <action name="actionNew_Output_Log_File">
   <property name="text">
    <string>New Output Log File</string>
   </property>
  </action>
  <action name="actionDefine_Manual_Limts">
   <property name="text">
    <string>Manually Define Limts</string>
   </property>
  </action>
  <action name="actionOn">
   <property name="checkable">
    <bool>true</bool>
   </property>
   <property name="text">
    <string>On</string>
   </property>
  </action>
  <action name="actionOff">
   <property name="checkable">
    <bool>true</bool>
   </property>
   <property name="checked">
    <bool>true</bool>
   </property>
   <property name="text">
    <string>Off</string>
   </property>
  </action>
 </widget>
 <resources/>
 <connections>
  <connection>
   <sender>pushButton_toolBar_stop</sender>
   <signal>clicked()</signal>
   <receiver>MainWindow</receiver>
   <slot>close()</slot>
   <hints>
    <hint type="sourcelabel">
     <x>1552</x>
     <y>43</y>
    </hint>
    <hint type="destinationlabel">
     <x>799</x>
     <y>397</y>
    </hint>
   </hints>
  </connection>
  <connection>
   <sender>actionExit</sender>
   <signal>triggered()</signal>
   <receiver>MainWindow</receiver>
   <slot>close()</slot>
   <hints>
    <hint type="sourcelabel">
     <x>-1</x>
     <y>-1</y>
    </hint>
    <hint type="destinationlabel">
     <x>799</x>
     <y>397</y>
    </hint>
   </hints>
  </connection>
  <connection>
   <sender>actionOff</sender>
   <signal>triggered(bool)</signal>
   <receiver>actionOn</receiver>
   <slot>toggle()</slot>
   <hints>
    <hint type="sourcelabel">
     <x>-1</x>
     <y>-1</y>
    </hint>
    <hint type="destinationlabel">
     <x>-1</x>
     <y>-1</y>
    </hint>
   </hints>
  </connection>
  <connection>
   <sender>actionOn</sender>
   <signal>triggered(bool)</signal>
   <receiver>actionOff</receiver>
   <slot>toggle()</slot>
   <hints>
    <hint type="sourcelabel">
     <x>-1</x>
     <y>-1</y>
    </hint>
    <hint type="destinationlabel">
     <x>-1</x>
     <y>-1</y>
    </hint>
   </hints>
  </connection>
 </connections>
</ui>
